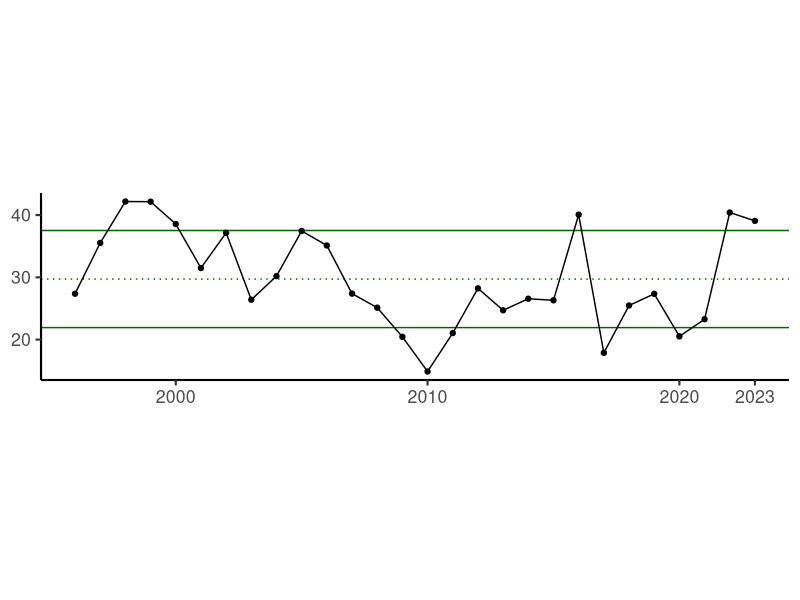
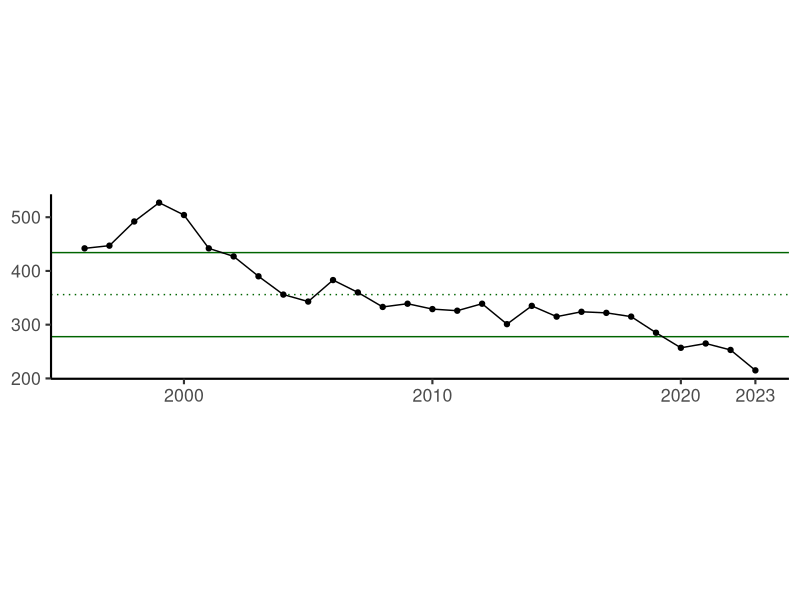
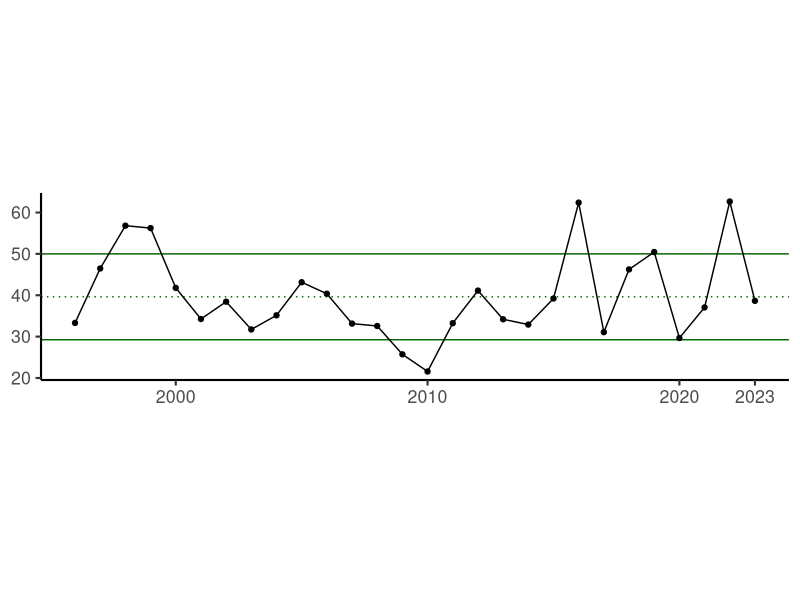

Source code (R) for these figures, in order: (Note: this script raises an error after producing the figures.)
# Metadata ----

### Project name: Longfin ESP Report Card
### Code purpose: Plot Commercial Indicators

### Author: Stephanie Owen
### Date started: 3/31/25

### Code reviewer:
### Date reviewed:

# Libraries & functions ----
`%>%` <- magrittr::`%>%`

# Data ----

### read data and modify df for landings, vessels, and revenue
data <- read.csv(here::here('SOCIEOECONOMIC_COMMERCIAL_INDICATORS_LONGFINSQUID_FINAL.csv'))

landings <- data %>%
  dplyr::filter (INDICATOR_NAME == 'Commercial_LONGFINSQUID_Landings_LBS') %>%
  dplyr::mutate(DATA_VALUE = DATA_VALUE/10^6) %>% #scales from millions/lbs 
  dplyr::arrange(YEAR)

vessels <- data %>%
  dplyr::filter (INDICATOR_NAME == 'N_Commercial_Vessels_Landing_LONGFINSQUID') %>%
  dplyr::arrange(YEAR)

revenue <- data %>%
  dplyr::filter(INDICATOR_NAME == 'TOTALANNUALREV_LONGFINSQUID_2023Dols') %>%
  dplyr::mutate(DATA_VALUE = DATA_VALUE/10^6) #scales from millions/lbs

# Analyses ----

plt_indicator <- function(data) {
  plt <- data |>
    dplyr::group_by(INDICATOR_NAME) |>
    dplyr::mutate(mean = mean(DATA_VALUE, na.rm = TRUE),
                  sd = sd(DATA_VALUE, na.rm = TRUE)) |>
    ggplot2::ggplot(ggplot2::aes(x = YEAR,
                                 y = DATA_VALUE
    )) +
    ggplot2::geom_hline(ggplot2::aes(
      yintercept = .data$mean + .data$sd
    ),
    color = "darkgreen",
    linetype = "solid"
    ) +
    ggplot2::geom_hline(ggplot2::aes(
      yintercept = .data$mean - .data$sd
    ),
    color = "darkgreen",
    linetype = "solid"
    ) +
    ggplot2::geom_hline(ggplot2::aes(
      yintercept = .data$mean
    ),
    color = "darkgreen",
    linetype = "dotted"
    ) +
    ggplot2::geom_point() +
    ggplot2::geom_path() +
    ggplot2::xlim(c(1996, 2023)) +
    ggplot2::scale_y_continuous(labels = scales::comma) +
    ggplot2::scale_x_continuous(breaks = c(2000, 2010, 2020, 2023),
                                limits = c(1996, 2023)) +
    ggplot2::theme_classic(base_size = 16) +
    ggplot2::theme(strip.text = ggplot2::element_text(size = 16),
                   axis.title = ggplot2::element_blank(),
                   aspect.ratio = 1/4) 
  
  return(plt)
}

###plot
plt_indicator(landings)
plt_indicator(vessels)
plt_indicator(revenue)


all_indicators <- dplyr::bind_rows(landings,
                                   vessels,
                                   revenue)

for(i in unique(all_indicators$INDICATOR_NAME)) {
  this_dat <- all_indicators |>
    dplyr::filter(INDICATOR_NAME == i) |>
    dplyr::arrange(YEAR)
  
  fname <- here::here("images", paste0(i, "_", Sys.Date(), ".png"))
  if(max(this_dat$DATA_VALUE, na.rm = TRUE) > 10^6) {
    this_dat <- this_dat |>
      dplyr::mutate(DATA_VALUE = ifelse(!is.na(DATA_VALUE), DATA_VALUE/10^6, DATA_VALUE),
                    INDICATOR_NAME = paste(INDICATOR_NAME, "millions"))
    fname <-  here::here("images", paste0(i, "_millions_", Sys.Date(), ".png"))
  }
  
  print(fname)
  fig <- plt_indicator(this_dat)
  
  ggplot2::ggsave(fname,
                  width = 6,
                  height = 2)
  
}
